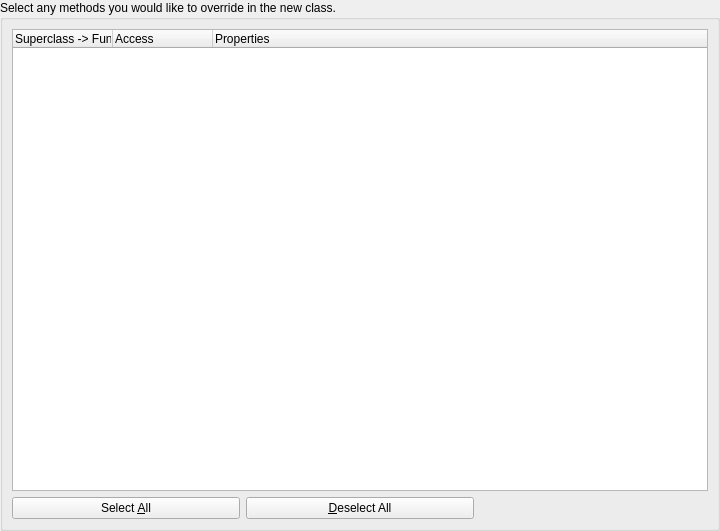
<?xml version="1.0" encoding="UTF-8"?>
<ui version="4.0">
 <class>OverridesDialog</class>
 <widget class="QWidget" name="OverridesDialog">
  <property name="geometry">
   <rect>
    <x>0</x>
    <y>0</y>
    <width>720</width>
    <height>531</height>
   </rect>
  </property>
  <layout class="QVBoxLayout" name="verticalLayout_2">
   <property name="margin">
    <number>0</number>
   </property>
   <item>
    <widget class="QGroupBox" name="groupBox">
     <property name="title">
      <string>Select any methods you would like to override in the new class.</string>
     </property>
     <layout class="QVBoxLayout" name="verticalLayout_3">
      <item>
       <widget class="QTreeWidget" name="overridesTree">
        <property name="rootIsDecorated">
         <bool>false</bool>
        </property>
        <property name="uniformRowHeights">
         <bool>false</bool>
        </property>
        <property name="itemsExpandable">
         <bool>false</bool>
        </property>
        <property name="allColumnsShowFocus">
         <bool>true</bool>
        </property>
        <property name="expandsOnDoubleClick">
         <bool>false</bool>
        </property>
        <column>
         <property name="text">
          <string comment="@title:column">Superclass -&gt; Function</string>
         </property>
        </column>
        <column>
         <property name="text">
          <string comment="@title:column">Access</string>
         </property>
        </column>
        <column>
         <property name="text">
          <string comment="@title:column">Properties</string>
         </property>
        </column>
       </widget>
      </item>
      <item>
       <layout class="QHBoxLayout" name="horizontalLayout">
        <item>
         <widget class="QPushButton" name="selectAllPushButton">
          <property name="text">
           <string comment="@action:button">Select &amp;All</string>
          </property>
         </widget>
        </item>
        <item>
         <widget class="QPushButton" name="deselectAllPushButton">
          <property name="text">
           <string comment="@action:button">&amp;Deselect All</string>
          </property>
         </widget>
        </item>
        <item>
         <widget class="QWidget" name="extraFunctionWidget" native="true"/>
        </item>
       </layout>
      </item>
     </layout>
    </widget>
   </item>
  </layout>
 </widget>
 <resources/>
 <connections/>
</ui>
